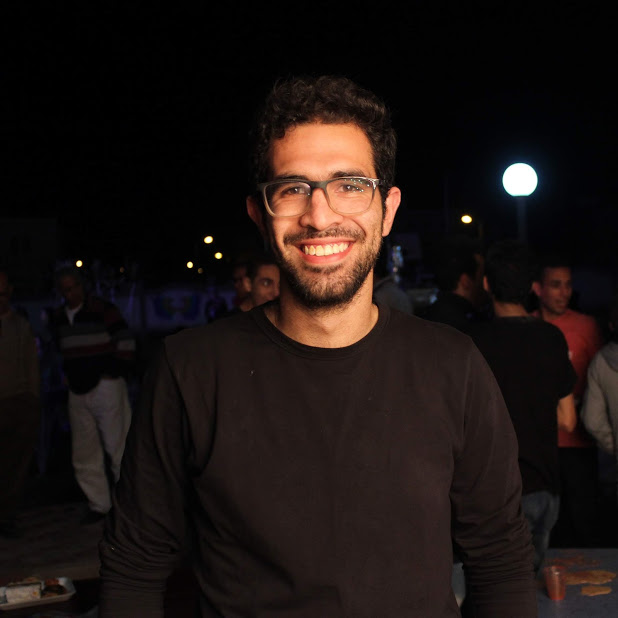
#> input picture pic/IMG_20190430_051437_511.jpg, 618 x 618 px; its folder holds only this picture in this run
$ python face_detect.py
#> lines starting #> are read from the running program, lines starting #| are printed output that depends on the picture
import cv2
import sys
import os

images = []
for filename in os.listdir("pic"):
    img = cv2.imread(os.path.join("pic",filename))
#> img is the input picture: shape (618, 618, 3); mean B, G, R 17.8, 20.1, 28.4
    if img is not None:
        images.append(img)

# Get user supplied values
#imagePath = "pic/IMG-20190603-WA0007.jpg"
cascPath = "haarcascade_frontalface_default.xml"

# Create the haar cascade
faceCascade = cv2.CascadeClassifier(cascPath)
for im in images:
    # Read the image
    image = im  #cv2.imread(imagePath)
    gray = cv2.cvtColor(image, cv2.COLOR_BGR2GRAY)

    # Detect faces in the image
    faces = faceCascade.detectMultiScale(
        gray,
        scaleFactor=1.1,
        minNeighbors=5,
        minSize=(30, 30),
        flags = cv2.CASCADE_SCALE_IMAGE
    )

    #print("Found {0} faces!".format(len(faces)))

    # Draw a rectangle around the faces
    for (x, y, w, h) in faces:
        cv2.rectangle(image, (x, y), (x+w, y+h), (0, 255, 0), 2)

    cv2.imshow("Faces found", image)
    cv2.waitKey(0)
#> this loop made 1 pass
#> faces on pass 1: [[542, 268, 43, 43], [246, 126, 155, 155]]
#> pass 1, `gray = cv2.cvtColor(image, cv2.COLOR_BGR2GRAY)`:
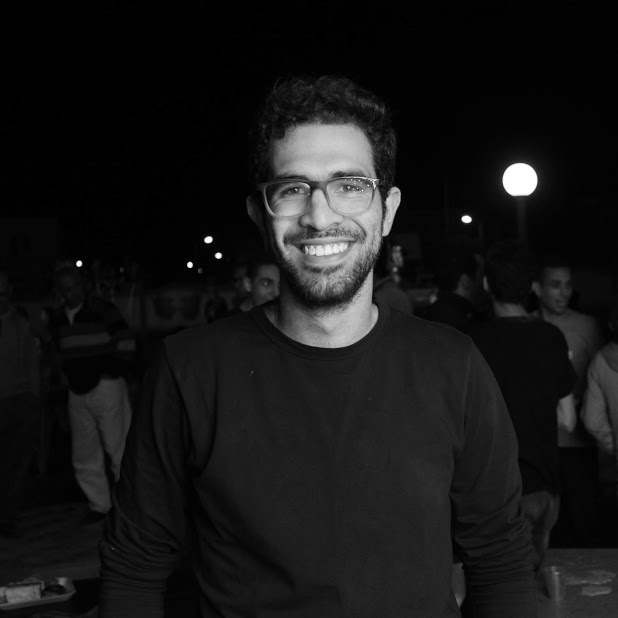
#> gray: shape (618, 618); min 0, max 255, mean 22.3
#> pass 1, `cv2.imshow("Faces found", image)`:
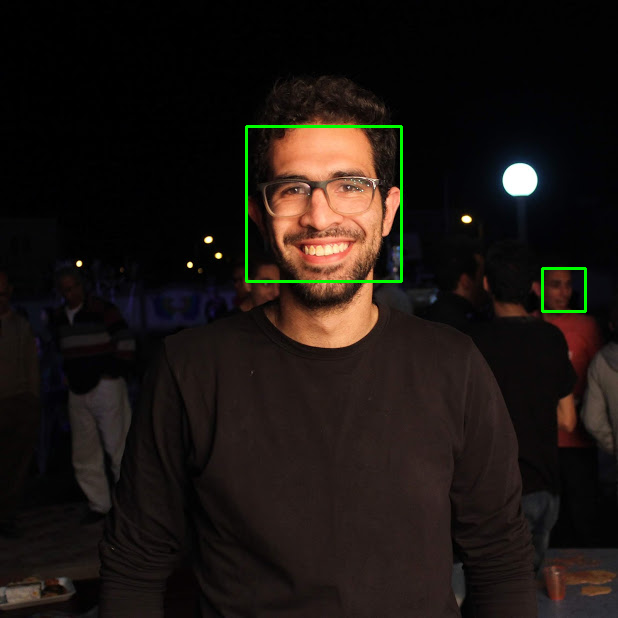
#> window 'Faces found': shape (618, 618, 3); mean B, G, R 17.6, 21.5, 28.1

$ run again, on pic/IMG_20190822_095017_184.jpg
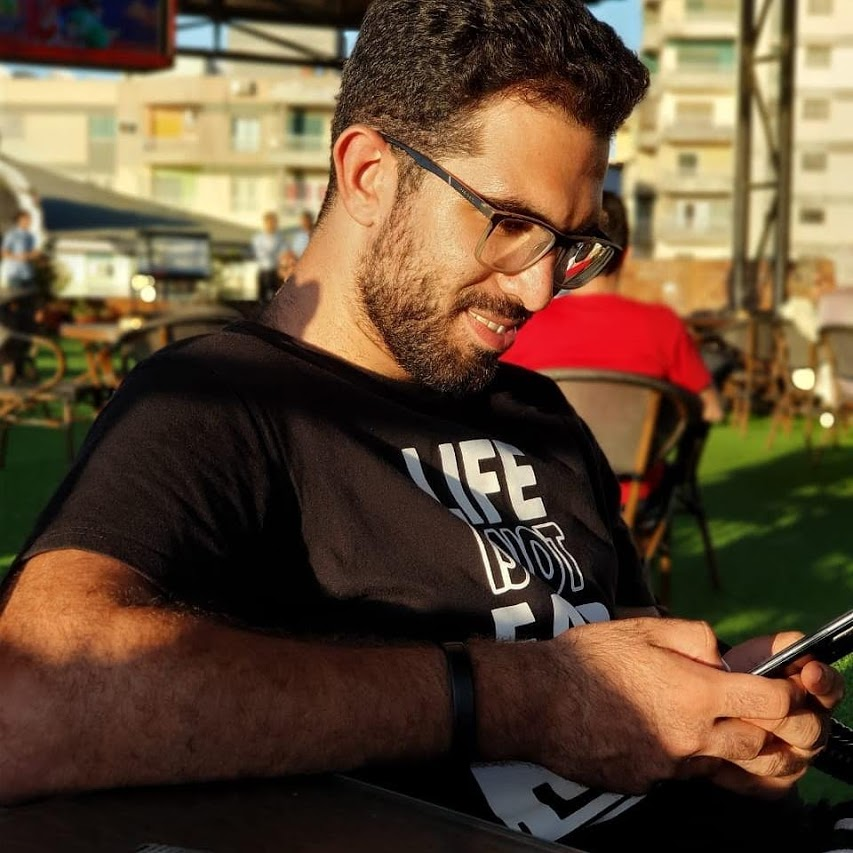
#> input picture pic/IMG_20190822_095017_184.jpg, 853 x 853 px
#> img is the input picture: shape (853, 853, 3); mean B, G, R 52.3, 74.4, 97
#> the loop `for im in images:` made 1 pass
#> pass 1, `gray = cv2.cvtColor(image, cv2.COLOR_BGR2GRAY)`:
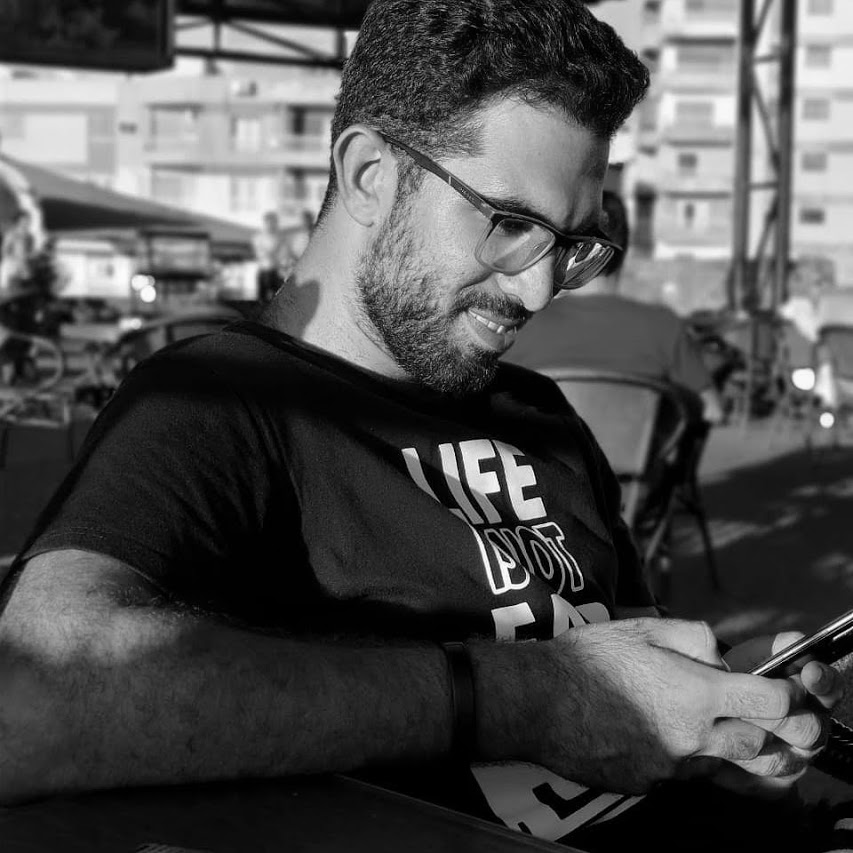
#> gray: shape (853, 853); min 0, max 254, mean 78.7
